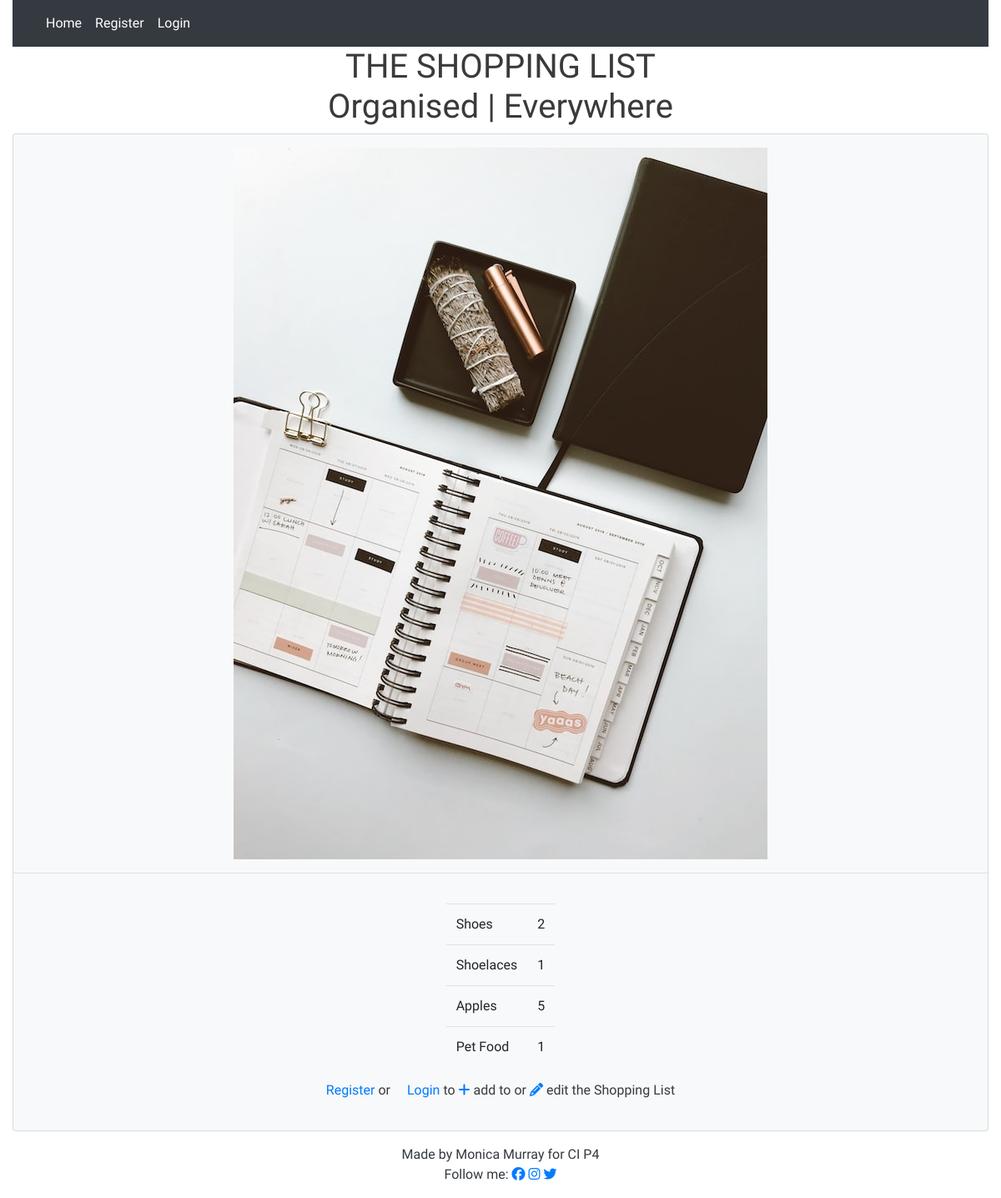
The app's page /, older data.
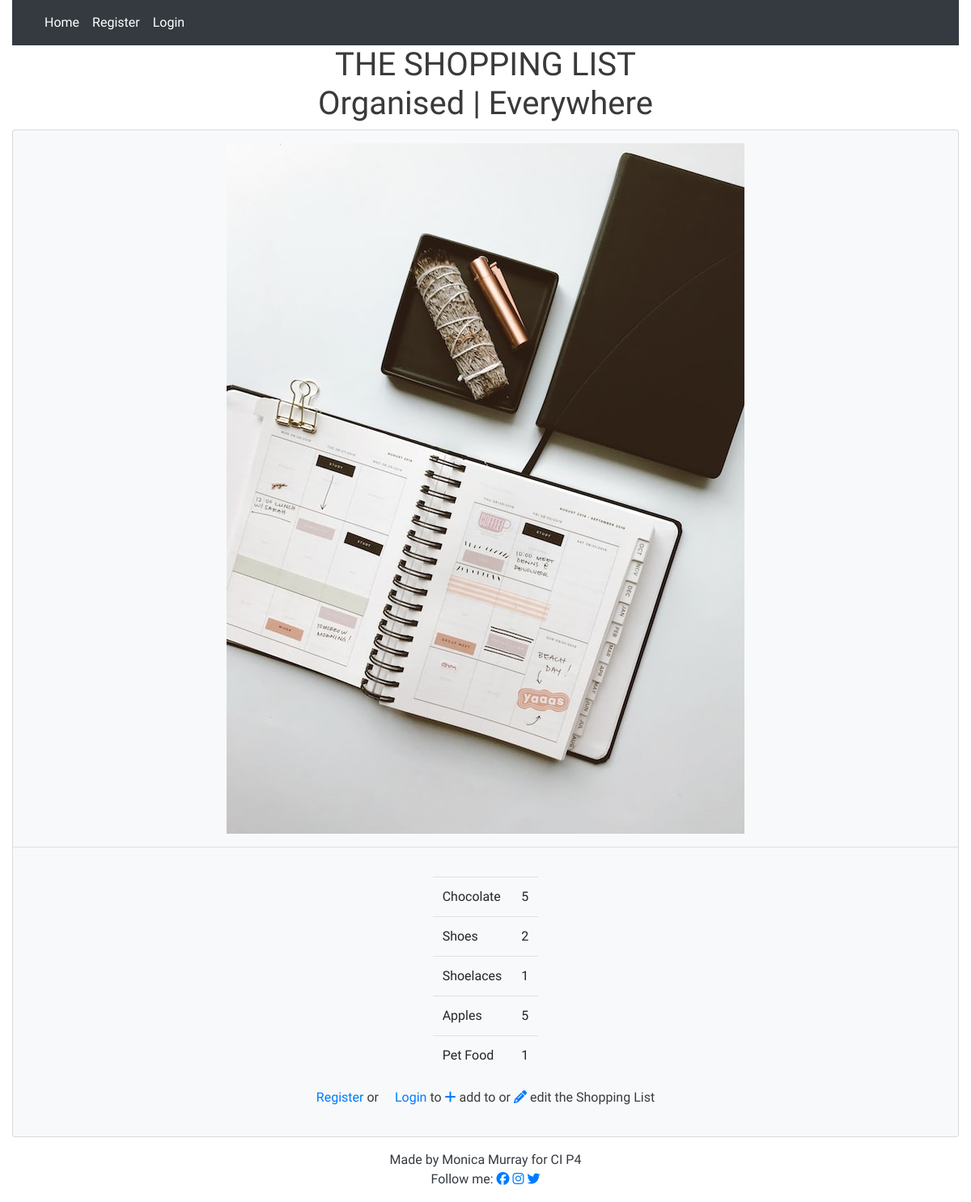
The same page, newer data.
### list/models.py (models this page shows, shortened)
class Entry(models.Model):
    item_name = models.CharField(
        max_length=60, null=False, blank=False, unique=True)
    quantity = models.IntegerField(choices=QUANTITY_CHOICES)
    star = models.BooleanField(default=False)
    user = models.ForeignKey(User, on_delete=models.CASCADE)
    category = models.CharField(max_length=20, choices=CATEGORY_CHOICES)
    added_on = models.DateTimeField(auto_now_add=True)
    check_item_as_done = models.BooleanField(default=False)
    class Meta:
        ordering = ['-added_on', '-star',]

### list/views.py (the view)
# urls.py: path('', views.EntryList.as_view(), name='home'),
class EntryList(generic.ListView):
    model = Entry
    queryset = Entry.objects.all()
    template_name = 'index.html'
    paginate_by = 25

### templates/index.html (shortened to what this page needs)
{% extends 'base.html' %}
{% block content %}
<div class="row justify-content-center">
    {% if user.is_authenticated %}
    <div class="table-responsive-sm pt-5">
        <table class="table">
            <thead>
                <tr>
                    <h2>{{user.username}}'s List</h2>
                </tr>
                <tr>
                    <th scope="col"><a href="#"><i class="fa-solid fa-filter"></i></a></th>
                    <th scope="col">
                    </th>
                    <th scope="col"></th>
                    <th scope="col"><i class="fa-solid fa-star"></i></th>
                    <th scope="col"><i class="fa-solid fa-square-check"></i></th>
                    <th scope="col"></th>
                    <th scope="col"></th>
                </tr>
            </thead>
                <tr></tr>
            <tbody>
                {% for entry in entry_list %}
                <tr>
                    {% if entry.star %}
                            <td><a href="home/{{entry.id}}"><button type="submit" name="toggle_star" value="{{entry.id}}" class="btn-like"><i class="fa-solid fa-star"></i></button></a></td>
                        {% else %}
                            <td><a href="home/{{entry.id}}"><button type="submit" name="toggle_star" value="{{entry.id}}" class="btn-like"><i class="fa-regular fa-star"></i></button></a></td>
                        {% endif %}
                    {% if entry.check_item_as_done %}
                        <th scope="row"></th>
                        <td class="text-left text-capitalize"><strike> {{ entry.item_name }} </strike></td>
                        <td>{{entry.quantity}}</td>
                        <td></td>
                        <td></td>
                        <td><a href="delete/{{entry.id}}"><i class="fa-solid fa-trash-can"></i> Delete</a></td>
                    {% else %}
                        <th scope="row"></th>
                        <td class="text-left text-capitalize"> {{ entry.item_name }}</td>
                        <td>{{entry.quantity}}</td>
                        <td><a href="home/{{entry.id}}"><i class="fa-regular fa-star"></i></a></td>
                        <td><a href="#"><i class="fa-regular fa-square"></i></a></td>
                        <td><a href="edit/{{entry.id}}"><i class="fa-solid fa-pencil"></i> Edit</a></td>
                        <td><a href="delete/{{entry.id}}"><i class="fa-solid fa-trash-can"></i> Delete</a></td>
                        <!-- consider replacing the checkbox icon with bootstrap's
                        <div class="custom-control custom-checkbox">
                        <input type="checkbox" class="custom-control-input" id="customCheck1">
                        <label class="custom-control-label" for="customCheck1">Check this custom checkbox</label>
                        </div> -->
                    {% endif %}
                </tr>
                {% endfor %}
            </tbody>
        </table>
        <button type="button" class="btn-lg mb5"><a href="add/">Add Item</a></button>
    </div>
    {% else %}
    <div class="table-responsive-sm">
        <table class="table">
            {% for entry in entry_list %}
                <tr>
                    <td class="text-left text-capitalize"> {{ entry.item_name }}</td>
                    <td>{{entry.quantity}}</td>
                </tr>
            {% endfor %}
        </table>
    </div>
    </div>
        <div class="row justify-content-center">
            <p><a href="{% url 'account_signup' %}" class="card-link">
                    Register</a> or<a href="{% url 'account_login' %}" class="card-link">Login</a> to <a href="#"><i
                        class="fa-solid fa-plus"></i></a>
                add to or <a href="#"><i class="fa-solid fa-pencil"></i></a> edit the Shopping List
            </p>
        </div>
    {% endif %}
</div>
{% endblock %}

Row changes from the older to the newer data that the page shows:
added Entry: item_name "Chocolate", quantity "5"
